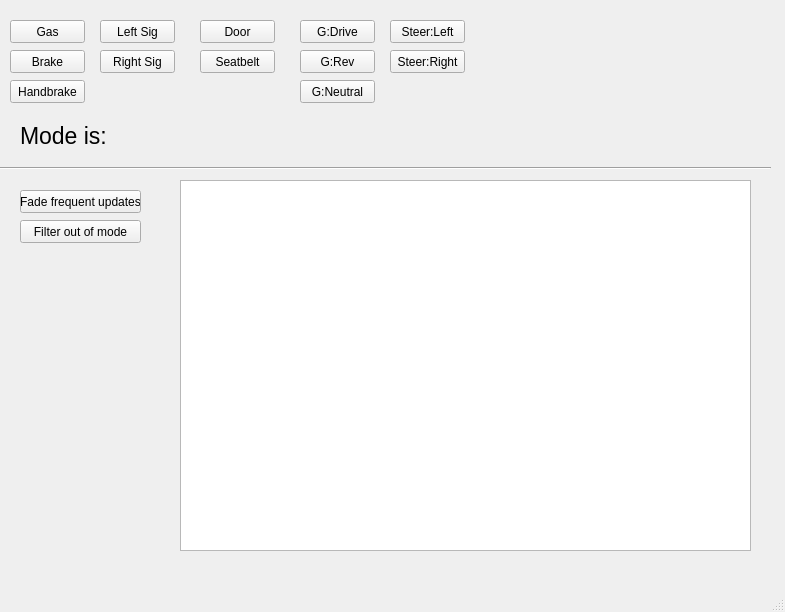
<?xml version="1.0" encoding="UTF-8"?>
<ui version="4.0">
 <class>MainWindow</class>
 <widget class="QMainWindow" name="MainWindow">
  <property name="geometry">
   <rect>
    <x>0</x>
    <y>0</y>
    <width>785</width>
    <height>612</height>
   </rect>
  </property>
  <property name="windowTitle">
   <string>MainWindow</string>
  </property>
  <widget class="QWidget" name="centralwidget">
   <widget class="QPushButton" name="gas_btn">
    <property name="geometry">
     <rect>
      <x>10</x>
      <y>20</y>
      <width>75</width>
      <height>23</height>
     </rect>
    </property>
    <property name="text">
     <string>Gas</string>
    </property>
   </widget>
   <widget class="QPushButton" name="brake_btn">
    <property name="geometry">
     <rect>
      <x>10</x>
      <y>50</y>
      <width>75</width>
      <height>23</height>
     </rect>
    </property>
    <property name="text">
     <string>Brake</string>
    </property>
   </widget>
   <widget class="QPushButton" name="handbrake_btn">
    <property name="geometry">
     <rect>
      <x>10</x>
      <y>80</y>
      <width>75</width>
      <height>23</height>
     </rect>
    </property>
    <property name="text">
     <string>Handbrake</string>
    </property>
   </widget>
   <widget class="QPushButton" name="lsig_btn">
    <property name="geometry">
     <rect>
      <x>100</x>
      <y>20</y>
      <width>75</width>
      <height>23</height>
     </rect>
    </property>
    <property name="text">
     <string>Left Sig</string>
    </property>
   </widget>
   <widget class="QPushButton" name="rsig_btn">
    <property name="geometry">
     <rect>
      <x>100</x>
      <y>50</y>
      <width>75</width>
      <height>23</height>
     </rect>
    </property>
    <property name="text">
     <string>Right Sig</string>
    </property>
   </widget>
   <widget class="QPushButton" name="door_btn">
    <property name="geometry">
     <rect>
      <x>200</x>
      <y>20</y>
      <width>75</width>
      <height>23</height>
     </rect>
    </property>
    <property name="text">
     <string>Door</string>
    </property>
   </widget>
   <widget class="QPushButton" name="sbelt_btn">
    <property name="geometry">
     <rect>
      <x>200</x>
      <y>50</y>
      <width>75</width>
      <height>23</height>
     </rect>
    </property>
    <property name="text">
     <string>Seatbelt</string>
    </property>
   </widget>
   <widget class="QPushButton" name="gdrive_btn">
    <property name="geometry">
     <rect>
      <x>300</x>
      <y>20</y>
      <width>75</width>
      <height>23</height>
     </rect>
    </property>
    <property name="text">
     <string>G:Drive</string>
    </property>
   </widget>
   <widget class="QPushButton" name="grev_btn">
    <property name="geometry">
     <rect>
      <x>300</x>
      <y>50</y>
      <width>75</width>
      <height>23</height>
     </rect>
    </property>
    <property name="text">
     <string>G:Rev</string>
    </property>
   </widget>
   <widget class="QPushButton" name="gneutral_btn">
    <property name="geometry">
     <rect>
      <x>300</x>
      <y>80</y>
      <width>75</width>
      <height>23</height>
     </rect>
    </property>
    <property name="text">
     <string>G:Neutral</string>
    </property>
   </widget>
   <widget class="QPushButton" name="stleft_btn">
    <property name="geometry">
     <rect>
      <x>390</x>
      <y>20</y>
      <width>75</width>
      <height>23</height>
     </rect>
    </property>
    <property name="text">
     <string>Steer:Left</string>
    </property>
   </widget>
   <widget class="QPushButton" name="stright_btn">
    <property name="geometry">
     <rect>
      <x>390</x>
      <y>50</y>
      <width>75</width>
      <height>23</height>
     </rect>
    </property>
    <property name="text">
     <string>Steer:Right</string>
    </property>
   </widget>
   <widget class="QLabel" name="mode_label">
    <property name="geometry">
     <rect>
      <x>20</x>
      <y>120</y>
      <width>451</width>
      <height>31</height>
     </rect>
    </property>
    <property name="font">
     <font>
      <pointsize>17</pointsize>
     </font>
    </property>
    <property name="text">
     <string>Mode is:</string>
    </property>
   </widget>
   <widget class="Line" name="line">
    <property name="geometry">
     <rect>
      <x>0</x>
      <y>160</y>
      <width>771</width>
      <height>16</height>
     </rect>
    </property>
    <property name="orientation">
     <enum>Qt::Horizontal</enum>
    </property>
   </widget>
   <widget class="QTableWidget" name="tableWidget">
    <property name="geometry">
     <rect>
      <x>180</x>
      <y>180</y>
      <width>571</width>
      <height>371</height>
     </rect>
    </property>
   </widget>
   <widget class="QPushButton" name="fadefreq_btn">
    <property name="geometry">
     <rect>
      <x>20</x>
      <y>190</y>
      <width>121</width>
      <height>23</height>
     </rect>
    </property>
    <property name="text">
     <string>Fade frequent updates</string>
    </property>
   </widget>
   <widget class="QPushButton" name="filtnonmode_btn">
    <property name="geometry">
     <rect>
      <x>20</x>
      <y>220</y>
      <width>121</width>
      <height>23</height>
     </rect>
    </property>
    <property name="text">
     <string>Filter out of mode</string>
    </property>
   </widget>
  </widget>
  <widget class="QMenuBar" name="menubar">
   <property name="geometry">
    <rect>
     <x>0</x>
     <y>0</y>
     <width>785</width>
     <height>21</height>
    </rect>
   </property>
  </widget>
  <widget class="QStatusBar" name="statusbar"/>
 </widget>
 <resources/>
 <connections/>
</ui>
